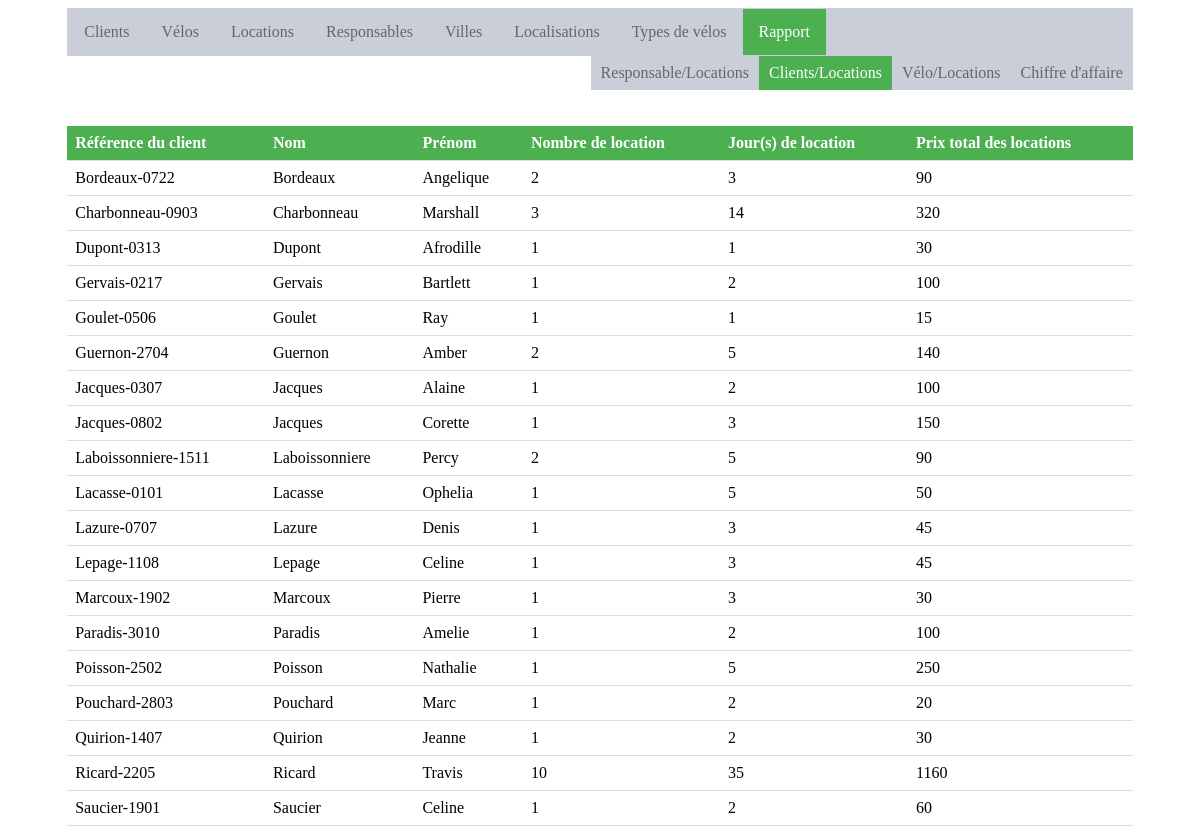
Page /rapport1.php on the committed database.
### tables this page shows
CREATE TABLE IF NOT EXISTS `Client` (
  `id_client` varchar(20) NOT NULL,
  `nom` varchar(50) NOT NULL,
  `prenom` varchar(50) NOT NULL,
  `email` varchar(50) NOT NULL,
  `telephone` varchar(15) NOT NULL,
  `date_naissance` date NOT NULL,
  `id_ville` varchar(20) NOT NULL
);

### rapport1.php (the view, shortened to what this page needs)
<!DOCTYPE html>
<html>
<link rel="stylesheet" type="text/css" href="./style.css">
<head>
</head>
<body>
<div class="contenant">
	<div class="menu">
		<ul class="menu">
			<li class="menu"><a href="index.php">Clients</a></li>
			<li class="menu"><a href="velo.php">V&eacute;los</a></li>
			<li class="menu"><a href="location.php">Locations</a></li>
			<li class="menu"><a href="responsable.php">Responsables</a></li>
			<li class="menu"><a href="ville.php">Villes</a></li>
			<li class="menu"><a href="localisation.php">Localisations</a></li>
			<li class="menu"><a href="type_velo.php">Types de v&eacute;los</a></li>
			<li class="menu"><a class="active" href="rapport.php">Rapport</a></li>
		</ul>
		<ul class="menu_s">
			<li class="menu_s"><a href="rapport3.php">Chiffre d'affaire</a></li>
			<li class="menu_s"><a href="rapport2.php">V&eacute;lo/Locations</a></li>
			<li class="menu_s"><a class="active" href="rapport1.php">Clients/Locations</a></li>
			<li class="menu_s"><a href="rapport.php">Responsable/Locations</a></li>
		</ul>
	</div>
	<div>
	<br><br>
	<?php
		$db_user = "s160180";
		$db= "mschyns_s160180";
		$db_pass = "mrhxz46474";
		$con= mysqli_connect("php2.hec.ulg.ac.be",$db_user,$db_pass,$db);
		$requete = "SELECT nom, prenom, Client.id_client as 'id_client', count(Location.id_location) as 'id_location', sum(Location.duree_location) as 'duree_location', sum(Location.prix_location) as 'prix_location' FROM Client, Location WHERE Client.id_client=Location.id_client GROUP BY Client.id_client";
		$result = mysqli_query($con,$requete);
		echo "<table width=\"200\" class=\"list\">";
		echo "<th>R&eacute;f&eacute;rence du client</th><th>Nom</th><th>Pr&eacute;nom</th><th>Nombre de location</th><th>Jour(s) de location</th><th>Prix total des locations</th>";
		while($row = mysqli_fetch_array($result)){
		echo "<tr class=\"list\">";
		echo "<td class=\"list\" >".$row['id_client']." </td>";
		echo "<td class=\"list\" >".$row['nom']."</td>";
		echo "<td class=\"list\" >".$row['prenom']."</td>";
		echo "<td class=\"list\" >".$row['id_location']."</td>";
		echo "<td class=\"list\" >".$row['duree_location']."</td>";
		echo "<td class=\"list\" >".$row['prix_location']."</td>";
		echo "</tr>";
	}
	echo "</table>";
	?>
	</div>
</div>
</body>
</html>

### style.css (style rules this page uses)
.contenant { display:block; margin-left: auto; margin-right: auto; width:90%; }
ul.menu { list-style-type: none; margin: 0; padding: 0; overflow: hidden; border: 1px solid #caced9; background-color: #caced9; }
li.menu { float: left; }
li.menu a { display: block; color: #666; text-align: center; padding: 14px 16px; text-decoration: none; }
li.menu a.active { color: white; background-color: #4CAF50; }
ul.menu_s { list-style-type: none; margin: 0; padding: 0; overflow: hidden; background-color: white; }
li.menu_s { float: right; }
li.menu_s a { display: block; color: #666; text-align: center; padding: 8px 10px; text-decoration: none; background-color: #caced9; }
li.menu_s a.active { color: white; background-color: #4CAF50; }
table.list { border-collapse: collapse; margin: 0 auto; width: 100%; }
th { padding: 8px; text-align: left; border-bottom: 1px solid #ddd; background-color: #4CAF50; color:white; }
td.list { padding: 8px; text-align: left; border-bottom: 1px solid #ddd; }
a:link { color: blue; }

### rows in the picture
client: id_client "Bordeaux-0722", nom "Bordeaux", prenom "Angelique", id_location "2", duree_location "3", prix_location "90"
client: id_client "Charbonneau-0903", nom "Charbonneau", prenom "Marshall", id_location "3", duree_location "14", prix_location "320"
client: id_client "Dupont-0313", nom "Dupont", prenom "Afrodille", id_location "1", duree_location "1", prix_location "30"
client: id_client "Gervais-0217", nom "Gervais", prenom "Bartlett", id_location "1", duree_location "2", prix_location "100"
client: id_client "Goulet-0506", nom "Goulet", prenom "Ray", id_location "1", duree_location "1", prix_location "15"
client: id_client "Guernon-2704", nom "Guernon", prenom "Amber", id_location "2", duree_location "5", prix_location "140"
client: id_client "Jacques-0307", nom "Jacques", prenom "Alaine", id_location "1", duree_location "2", prix_location "100"
client: id_client "Jacques-0802", nom "Jacques", prenom "Corette", id_location "1", duree_location "3", prix_location "150"
client: id_client "Laboissonniere-1511", nom "Laboissonniere", prenom "Percy", id_location "2", duree_location "5", prix_location "90"
client: id_client "Lacasse-0101", nom "Lacasse", prenom "Ophelia", id_location "1", duree_location "5", prix_location "50"
client: id_client "Lazure-0707", nom "Lazure", prenom "Denis", id_location "1", duree_location "3", prix_location "45"
client: id_client "Lepage-1108", nom "Lepage", prenom "Celine", id_location "1", duree_location "3", prix_location "45"
client: id_client "Marcoux-1902", nom "Marcoux", prenom "Pierre", id_location "1", duree_location "3", prix_location "30"
client: id_client "Paradis-3010", nom "Paradis", prenom "Amelie", id_location "1", duree_location "2", prix_location "100"
client: id_client "Poisson-2502", nom "Poisson", prenom "Nathalie", id_location "1", duree_location "5", prix_location "250"
client: id_client "Pouchard-2803", nom "Pouchard", prenom "Marc", id_location "1", duree_location "2", prix_location "20"
client: id_client "Quirion-1407", nom "Quirion", prenom "Jeanne", id_location "1", duree_location "2", prix_location "30"
client: id_client "Ricard-2205", nom "Ricard", prenom "Travis", id_location "10", duree_location "35", prix_location "1160"
client: id_client "Saucier-1901", nom "Saucier", prenom "Celine", id_location "1", duree_location "2", prix_location "60"
